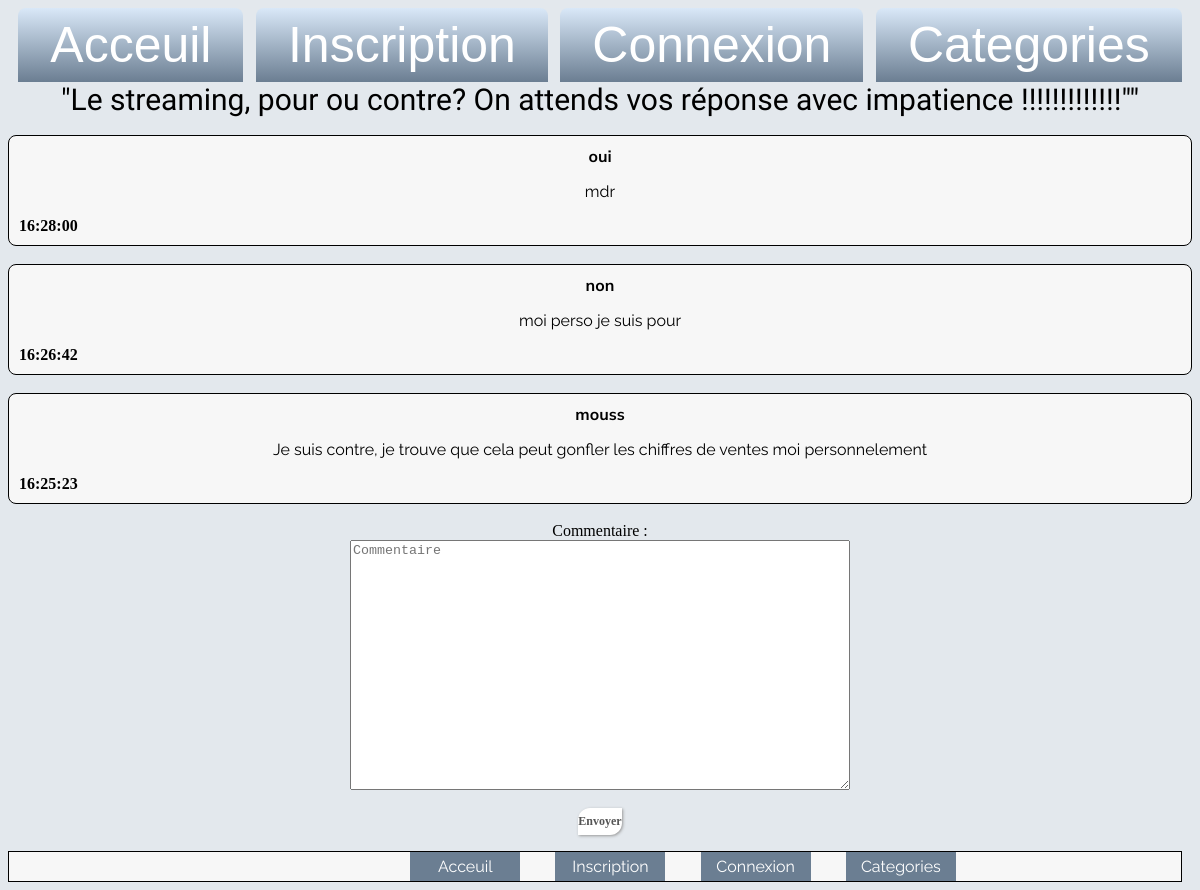
Page /articles.php?id=53 on the committed database.
### tables this page shows
CREATE TABLE IF NOT EXISTS `articles` (
  `id` int(11) NOT NULL AUTO_INCREMENT,
  `article` text NOT NULL,
  `id_utilisateur` int(11) NOT NULL,
  `id_categorie` int(11) NOT NULL,
  `date` timestamp NOT NULL,
  PRIMARY KEY (`id`)
);

CREATE TABLE IF NOT EXISTS `commentaires` (
  `id` int(11) NOT NULL AUTO_INCREMENT,
  `commentaire` varchar(1024) NOT NULL,
  `id_article` int(11) NOT NULL,
  `id_utilisateur` int(11) NOT NULL,
  `date` time NOT NULL,
  PRIMARY KEY (`id`)
);

CREATE TABLE IF NOT EXISTS `utilisateurs` (
  `id` int(11) NOT NULL AUTO_INCREMENT,
  `login` varchar(255) NOT NULL,
  `password` varchar(255) NOT NULL,
  `email` varchar(255) NOT NULL,
  `id_droits` int(11) DEFAULT '1',
  PRIMARY KEY (`id`)
);

### articles.php (the view, shortened to what this page needs)
<html>
<head>
    <link rel="stylesheet" type="text/css" href="index.css" />
</head>
<header>
    <?php include "header.php"; ?>
</header>
<body>
    <main>
        <div class="article">
            <?php
            $connexion = mysqli_connect("localhost", "root", "", "blog");
            $sql = 'SELECT article from articles  WHERE id="' . $_GET['id'] . '" ';
            $query = mysqli_query($connexion, $sql);
            while ($row = mysqli_fetch_array($query)) {
                echo '<article>"' . ($row["article"]) . '""';
            }
            ?>
        </div>
        <br>
        <?php
        $id = $_GET['id'];
        $connexion = mysqli_connect("localhost", "root", "", "blog");
        $sql2 = "SELECT commentaires.id, commentaires.commentaire, commentaires.id_utilisateur,commentaires.id_article,
						commentaires.date, utilisateurs.login FROM commentaires INNER JOIN utilisateurs
						WHERE  commentaires.id_utilisateur = utilisateurs.id
                        AND id_article='$id'  ORDER BY date DESC ";
        $req2 = mysqli_query($connexion, $sql2);;
        while ($req = mysqli_fetch_array($req2)) {
        ?>
            <section class="carré">
                <section class="users">
                    <?php echo $req['login']; ?></p>
                </section>
                <section class="commentaire">
                    <?php echo $req['commentaire']; ?></p>
                </section>
                <section class="heure">
                    <?php echo $req['date']; ?></span>
                </section>
            </section>
            <br>
        <?php
        }
        ?>
        <section class="titre">
            <form method="post">
                <legend class='rep'>Commentaire :</legend>
                <textarea name="message" maxlength="300" placeholder="Commentaire"></textarea>
                <input type="hidden" name="sujets" value="<?php echo $_GET['id']; ?>"><br><br>
                <input class="boutton" type="submit" name="submit" value="Envoyer">
                <br>
            </form>
        </section>
        <footer>
            <?php include "footer.php"; ?>
        </footer>
    </main>
</body>
</html>

### header.php (shortened to what this page needs)
<html>
<head>
    <link rel="stylesheet" type="text/css" href="index.css" />
</head>
<?php
$connexion = mysqli_connect("localhost", "root", "", "blog");
if (isset($_SESSION['login'])) :
    $login = $_SESSION['login'];
    $sql = "SELECT id_droits FROM `utilisateurs` WHERE login = '$login'";
    $req = mysqli_query($connexion, $sql);
    $iddroits = mysqli_fetch_row($req)[0];
?>
    <div class="header">
        <ul id="menu-demo2">
            <li><a href="index.php">Acceuil</a></li>
            <li><a href="#">Modérateur</a> <ul></li>
                <?php
                if ($iddroits == '42') {
                    echo '<li><a href="creer-article.php">Article</a></li>';
                } elseif ($iddroits == '1337') {
                    echo '<li><a href="admin.php">Admin</a></li>';
                    echo '<li><a href="creer-article.php">Article</a></li>';
                }
                ?>
</ul></li>
            <li><a href="profil.php">Profil </a></li>
            <li><a href="#">Categories</a>
                <ul>
                    <?php
                    $sql2 = "SELECT * FROM categories ";
                    $req2 = mysqli_query($connexion, $sql2);
                    while ($row = mysqli_fetch_array($req2)) {
                        echo '<li><a href="index.php?ctg=', $row['id'], '">' . $row['nom'] . '</a></li>';
                    }
                    ?>
                </ul>
            <li>
    </div>
    <form action="index.php" method="post">
        <div class="deco">
            <input type="submit" name='deconnexion' value="Deconnexion">
        </div>
        <?php if (isset($_POST['deconnexion'])) {
            session_unset();
            session_destroy();
            header('Location:index.php');
        }
        ?>
    </form>
    <?php// var_dump($_SESSION) ?>
<?php else : ?>
    <div class="header">
        <ul id="menu-demo2">
            <li><a href="index.php">Acceuil</a></li>
            <li><a href="inscription.php">Inscription</a></li>
            <li><a href="connexion.php">Connexion</a></li>
            <li><a href="#">Categories</a>
    </div>
<?php endif; ?>

### footer.php
<head>
    <link rel="stylesheet" type="text/css" href="index.css" />
</head>
<nav id="menu">
<ul>
<?php
$connexion = mysqli_connect("localhost", "root", "", "blog");
if (isset($_SESSION['login'])):
    $login=$_SESSION['login'];
    $sql = "SELECT * FROM utilisateurs WHERE login = '$login'";
    $req = mysqli_query($connexion,$sql);
	?>
            <ul>
                <li><a href="index.php">Acceuil</a></li>
            <li><a href="#">Modérateur</a> <ul></li>
                <?php
                if ($iddroits == '42') {
                    echo '<li><a href="creer-article.php">Article</a></li>';
                } elseif ($iddroits == '1337') {
                    echo '<li><a href="admin.php">Admin</a></li>';
                    echo '<li><a href="creer-article.php">Article</a></li>';
                }
                ?>
</ul></li>
            <li><a href="profil.php">Profil </a></li>
            <li><a href="#">Categories</a>
                <ul>
<?php
$sql2 = "SELECT * FROM categories ";
$req2 = mysqli_query($connexion,$sql2);
while ($dataa = mysqli_fetch_array($req2))
{
echo'
<ul>
    <li><a href="index.php?ctg=' , $dataa['id'] , '">'.$dataa['nom'].'</a></li>'
 ;
}
?> </ul></li>
 <?php else:?>
    <li><a href="index.php">Acceuil</a></li>
 <li><a href="inscription.php">Inscription</a></li>
 <li><a href="connexion.php">Connexion</a></li>
 <li> <a href="#">Categories</a>
<?php
$sql2 = "SELECT * FROM categories ";
$req2 = mysqli_query($connexion,$sql2);
while ($dataa = mysqli_fetch_array($req2))
{
echo'
<ul>
<li><a href="index.php?ctg=' , $dataa['id'] , '">'.$dataa['nom'].'</a></li>'
;
}
?> </ul></li>
<?php endif;?>
</ul></nav>

### index.css (style rules this page uses)
.header { font-size: 50px; }
#menu-demo2, #menu-demo2 ul { padding: 0; margin: 0; list-style: none; text-align: center; }
#menu-demo2 li { display: inline-block; position: relative; border-radius: 8px 8px 0 0; }
#menu-demo2 li:first-child { background-color: #65537A; background-image: -webkit-linear-gradient(top, #D9E8F8 0%, #6B7E92 100%); background-image: linear-gradient(to bottom, #D9E8F8 0%, #6B7E92 100%); }
#menu-demo2 li:nth-child(2) { background-color: #71df9f; background-image: -webkit-linear-gradient(top, #D9E8F8 0%, #6B7E92 100%); background-image: linear-gradient(to bottom, #D9E8F8 0%, #6B7E92 100%); }
#menu-demo2 li:nth-child(3) { background-color: #F6AD1A; background-image: -webkit-linear-gradient(top, #D9E8F8 0%, #6B7E92 100%); background-image: linear-gradient(to bottom, #D9E8F8 0%, #6B7E92 100%); }
#menu-demo2 li:nth-child(4) { background-color: #F6AD1A; background-image: -webkit-linear-gradient(top, #D9E8F8 0%, #6B7E92 100%); background-image: linear-gradient(to bottom, #D9E8F8 0%, #6B7E92 100%); }
#menu-demo2 a { text-decoration: none; display: block; padding: 8px 32px; color: #fff; font-family: arial; }
body { text-align: center; background-color: #E3E8ED; }
.carré { background-color: #F7F7F7; border: solid black 1.5px; border-radius: 8px; padding: 10px; width: auto; }
textarea { height: 250px; width: 500px; }
.boutton { border-radius: 12px 0 12px 0; background: white; border: none; color: #555; font: bold 12px Verdana; padding: 6px 0 6px 0; box-shadow: 1px 1px 3px #999; }
.article { font-size: 30px; font-family: 'Enriqueta', serif; }
.users { font-weight: bold; font-family: 'Mulish', sans-serif; }
.commentaire { font-family: 'Raleway', sans-serif; }
.heure { margin-right: 100%; font-weight: bold; }
footer { display: flex; font-family: 'Raleway', sans-serif; justify-content: space-around; border: solid black 1px; background-color: #F7F7F7; bottom: 0; width: 99%; }
#menu ul { margin:0; padding:0; list-style-type:none; text-align:center; display: flex; flex-direction: row; }
#menu li { background-color:#6B7E92; margin-left: 8%; }
#menu li a { display:block; width:100px; color:white; text-decoration:none; padding:5px; }

### rows in the picture
articles: article "Le streaming, pour ou contre? On attends vos réponse avec impatience !!!!!!!!!!!!!"
commentaires: id_utilisateur.login "oui", commentaire "mdr", date "16:28:00"
commentaires: id_utilisateur.login "non", commentaire "moi perso je suis pour", date "16:26:42"
commentaires: id_utilisateur.login "mouss", commentaire "Je suis contre, je trouve que cela peut gonfler les chiffres de ventes moi personnelement", date "16:25:23"
